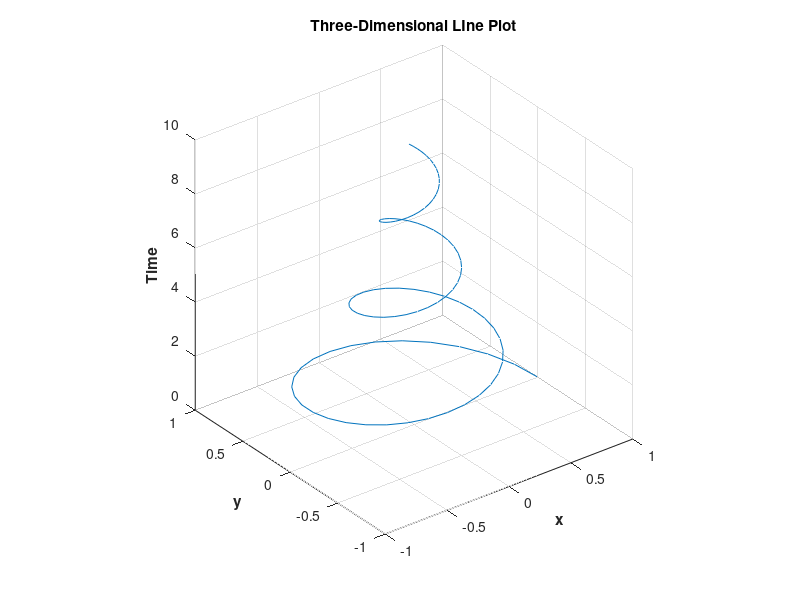

MATLAB code to generate this figure:
%
% Script file: Different_graphics.m
%
%Purpose:
% To draw different graphics
%  1. Neddle figure
%  2. pie figure
%  3. Three-dimensional curve 
%Record of revisions:
%Date           Programmer          Description of change
%=====          ==============      ===========================
%23-May-2018                        Original
% 
%Define variables:
%data     --Input data array


% Neddle figure
x= [1 2 3 4 5 6];
y=[ 2 6 8 7 8 5];
stem(x,y);
title('\bfExample of a Stem Plot');
xlabel('\bf\itx');
ylabel('\bf\ity');
axis([0 7 0 10]);

% pie figure
data =[10 37  5 6  6];
explode = [0 1 0 0 0];
pie(data,explode);
title('\bfExample of  a Pie Plot');
legend('One ', 'Two','Three','Four','Five');

% Three-dimensional curve
% x(t)=e^(-0.2t) * cos(2t)
% y(t) = e^(-0.2t) * sin(2t)
% 函数表示二维机械系统振动衰退情况，x,y代表在时刻t系统位置。
t = 0:0.1:10;
x=exp(-0.2*t).*cos(2*t);
y = exp(-0.2*t).*sin(2*t);
plot3(x,y,t);
title('\bfThree-Dimensional LIne Plot');
xlabel('\bfx');
ylabel('\bfy');
zlabel('\bfTime');
axis square;
grid on;
